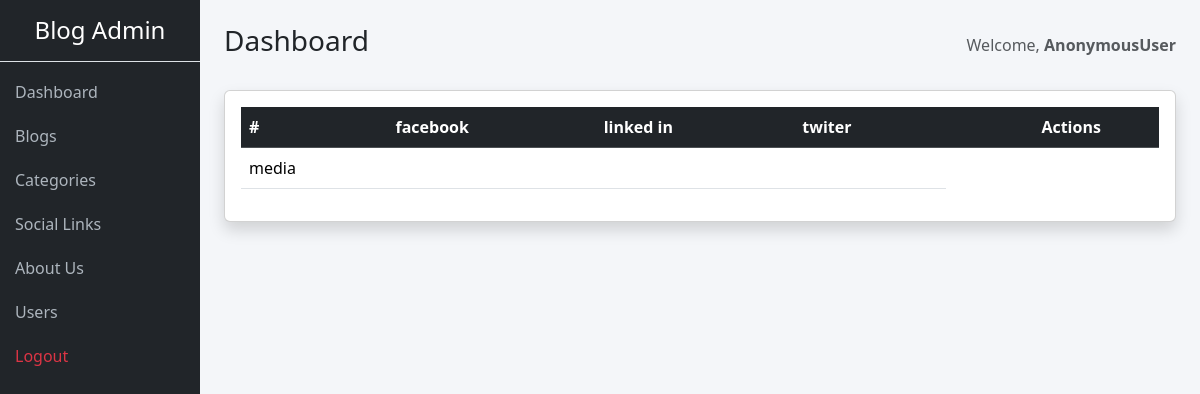
Page /dashboard/media/ on the earlier database version.
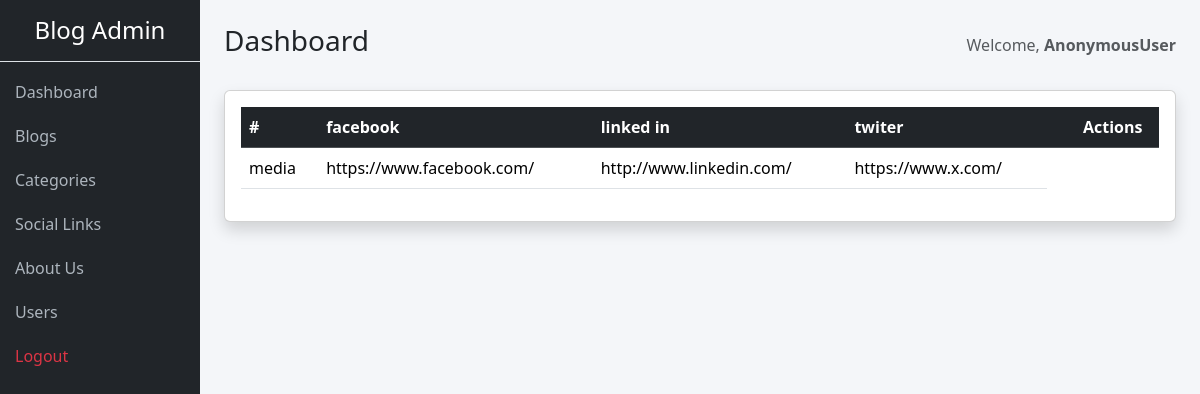
Same page on the later database version.
### main/models.py (models this page shows, shortened)
class Social_link(models.Model):
    facebook=models.URLField(max_length=200,blank=True)
    twitter=models.URLField(max_length=200,blank=True)
    instagram=models.URLField(max_length=200,blank=True)
    linkedin=models.URLField(max_length=200,blank=True)

### core/views.py (the view)
# urls.py: path('media/',media_list,name='media_list'),
def media_list(request):
    media = Social_link.objects.last()
    return render(request, 'media.html', {'media': media})

### core/templates/media.html
{% extends "base.html" %}
{% block content %}
    <div class="card shadow">
    <div class="card-body table-responsive">
        <table class="table table-hover align-middle">
            <thead class="table-dark">
                <tr>
                    <th>#</th>
                    <th>facebook</th>
                    <th>linked in</th>
                    <th>twiter<th>
                    <th class="text-center">Actions</th>
                </tr>
            </thead>
            <tbody>
                <tr>
                    <td>media</td>
                    <td>{{ media.facebook }}</td>
                    <td>{{ media.linkedin }}</td>
                    <td>{{ media.twitter }}</td>
                </tr>
            </tbody>
        </table>
    </div>
{% endblock %}

Differences in the rows shown:
added Social_link: facebook "https://www.facebook.com/", linkedin "http://www.linkedin.com/", twitter "https://www.x.com/"
